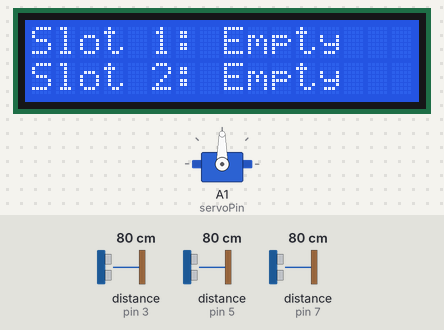
The sketch below on a simulated Arduino Uno, built with avr-gcc and run on an emulated ATmega328P. Parts: servo, 16×2 character LCD. Wiring (inferred from the names in the program): 3 × ultrasonic range finder: trigger pin 2, echo pin 3 / trigger pin 4, echo pin 5 / trigger pin 6, echo pin 7. The test bench sets the inputs (shaded band); at power-on: distance to the obstacle (sensors on pin 5, pin 7, pin 3) 80 cm. The echo pulse lasts 58.3 µs per cm; what the sketch prints to the serial monitor is not drawn.

Above: at 4.2 s.
4.3 s: distance to the obstacle (sensor on pin 5) set to 2 cm
At 5.5 s:
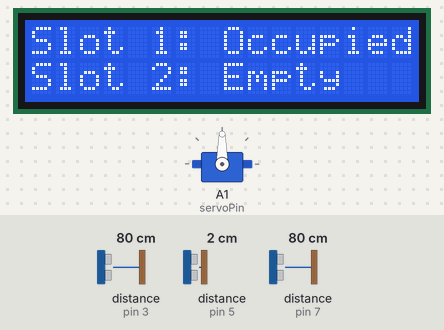
6.0 s: distance to the obstacle (sensor on pin 7) set to 2 cm
At 7.3 s:
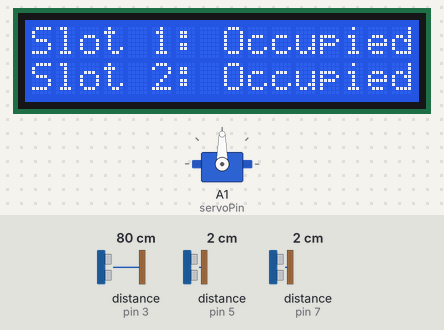
7.6 s: distance to the obstacle (sensor on pin 3) set to 2 cm
At 13.5 s:
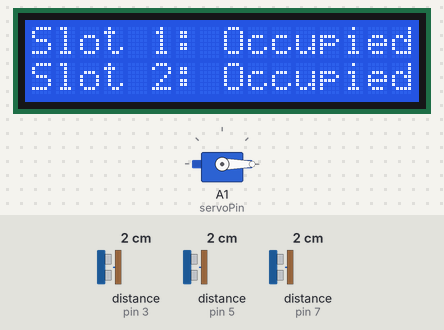
Timing chart, 0 to 14.2 s (numbered marks = the images above; inputs shaded):
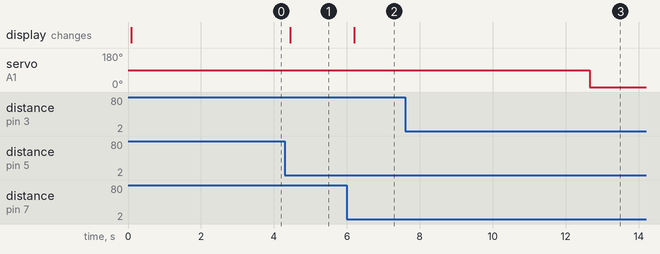

Measured:
- after the input at 4.3 s, the display: changes after 0.15 s (image 1)
- after the input at 6.0 s, the display: changes after 0.20 s (image 2)
- after the input at 7.6 s, servo on A1 (servoPin): 90° → 0° after 5.1 s

The sketch:

smart_parking1__1_.ino
```cpp
#include <Servo.h>
#include <LiquidCrystal.h>

// Define HC-SR04 ultrasonic sensor pins
const int doorSensorTrigPin = 2;   // Ultrasonic sensor for door control - Trig pin
const int doorSensorEchoPin = 3;   // Ultrasonic sensor for door control - Echo pin
const int slot1SensorTrigPin = 4;  // Ultrasonic sensor for parking slot 1 - Trig pin
const int slot1SensorEchoPin = 5;  // Ultrasonic sensor for parking slot 1 - Echo pin
const int slot2SensorTrigPin = 6;  // Ultrasonic sensor for parking slot 2 - Trig pin
const int slot2SensorEchoPin = 7;  // Ultrasonic sensor for parking slot 2 - Echo pin

// Define servo motor pin
const int servoPin = A1;

// Define distances for door and parking slots
const int doorOpenDistance = 5;     // Adjust this distance based on your setup
const int doorCloseDistance = 5;    // Adjust this distance based on your setup
const int slotOccupiedDistance = 5; // Adjust this distance based on your setup

// Define gate open and close delay
const int gateOpenCloseDelay = 5000; // 5 seconds

Servo doorServo;

// Define LCD parameters
LiquidCrystal lcd(8, 9, 10, 11, 12, 13); // RS, E, D4, D5, D6, D7

bool slot1OccupiedPrev = false;
bool slot2OccupiedPrev = false;
unsigned long lastGateTime = 0; // Variable to store the last time the gate was opened or closed

// Function to get distance from HC-SR04 ultrasonic sensor
int getDistance(int trigPin, int echoPin) {
    digitalWrite(trigPin, LOW);
    delayMicroseconds(2);
    digitalWrite(trigPin, HIGH);
    delayMicroseconds(10);
    digitalWrite(trigPin, LOW);
    long duration = pulseIn(echoPin, HIGH);
    int distance = duration * 0.034 / 2;
    return distance;
}

// Function to open the door
void openDoor(bool slot1Occupied, bool slot2Occupied) {
    Serial.println("Opening Door");
    // Check if either slot is not occupied before opening the door
    if (!(slot1Occupied && slot2Occupied)) {
        doorServo.write(90); // Adjust the angle based on your setup
    }
}

// Function to close the door
void closeDoor() {
    Serial.println("Closing Door");
    doorServo.write(0); // Adjust the angle based on your setup
}

// Function to update LCD with parking status
void updateLCD(bool slot1Occupied, bool slot2Occupied) {
    lcd.clear();
    lcd.setCursor(0, 0);
    lcd.print("Slot 1: ");
    lcd.print(slot1Occupied ? "Occupied" : "Empty");
    lcd.setCursor(0, 1);
    lcd.print("Slot 2: ");
    lcd.print(slot2Occupied ? "Occupied" : "Empty");
}

// Function to check if a car leaves a slot
bool carLeavesSlot(bool previousOccupied, int currentDistance, int occupiedDistance) {
    return previousOccupied && !(currentDistance < occupiedDistance);
}

// Update the slot status and open the gate if necessary
void updateSlotStatus(bool &slotOccupiedPrev, int currentDistance, int occupiedDistance) {
    bool slotOccupied = currentDistance < occupiedDistance;
    if (carLeavesSlot(slotOccupiedPrev, currentDistance, occupiedDistance)) {
        unsigned long currentTime = millis();
        if (currentTime - lastGateTime >= gateOpenCloseDelay) {
            // Open the gate
            openDoor(false, false);
            delay(gateOpenCloseDelay);
            // Close the gate
            closeDoor();
            lastGateTime = currentTime;
        }
    }
    // Update previous occupied status
    slotOccupiedPrev = slotOccupied;
}

void setup() {
    // Initialize serial communication
    Serial.begin(9600);

    // Attach servo to its pin
    doorServo.attach(servoPin);

    // Set sensor pins as inputs and outputs
    pinMode(doorSensorTrigPin, OUTPUT);
    pinMode(doorSensorEchoPin, INPUT);
    pinMode(slot1SensorTrigPin, OUTPUT);
    pinMode(slot1SensorEchoPin, INPUT);
    pinMode(slot2SensorTrigPin, OUTPUT);
    pinMode(slot2SensorEchoPin, INPUT);

    // Initialize LCD
    lcd.begin(16, 2);
}

void loop() {
    // Read distances from ultrasonic sensors
    int doorDistance = getDistance(doorSensorTrigPin, doorSensorEchoPin);
    int slot1Distance = getDistance(slot1SensorTrigPin, slot1SensorEchoPin);
    int slot2Distance = getDistance(slot2SensorTrigPin, slot2SensorEchoPin);

    // Control the door based on the door distance
    if (doorDistance < doorOpenDistance) {
        unsigned long currentTime = millis();
        if (currentTime - lastGateTime >= gateOpenCloseDelay) {
            // Open the gate
            openDoor(slot1OccupiedPrev, slot2OccupiedPrev);
            delay(gateOpenCloseDelay);
            // Close the gate
            closeDoor();
            lastGateTime = currentTime;
        }
    }

    // Update LCD with parking status
    updateLCD(slot1OccupiedPrev, slot2OccupiedPrev);

    // Update slot 1 status and open gate if necessary
    updateSlotStatus(slot1OccupiedPrev, slot1Distance, slotOccupiedDistance);

    // Update slot 2 status and open gate if necessary
    updateSlotStatus(slot2OccupiedPrev, slot2Distance, slotOccupiedDistance);

    // Add a delay to avoid rapid sensor readings
    delay(100);
}
```
